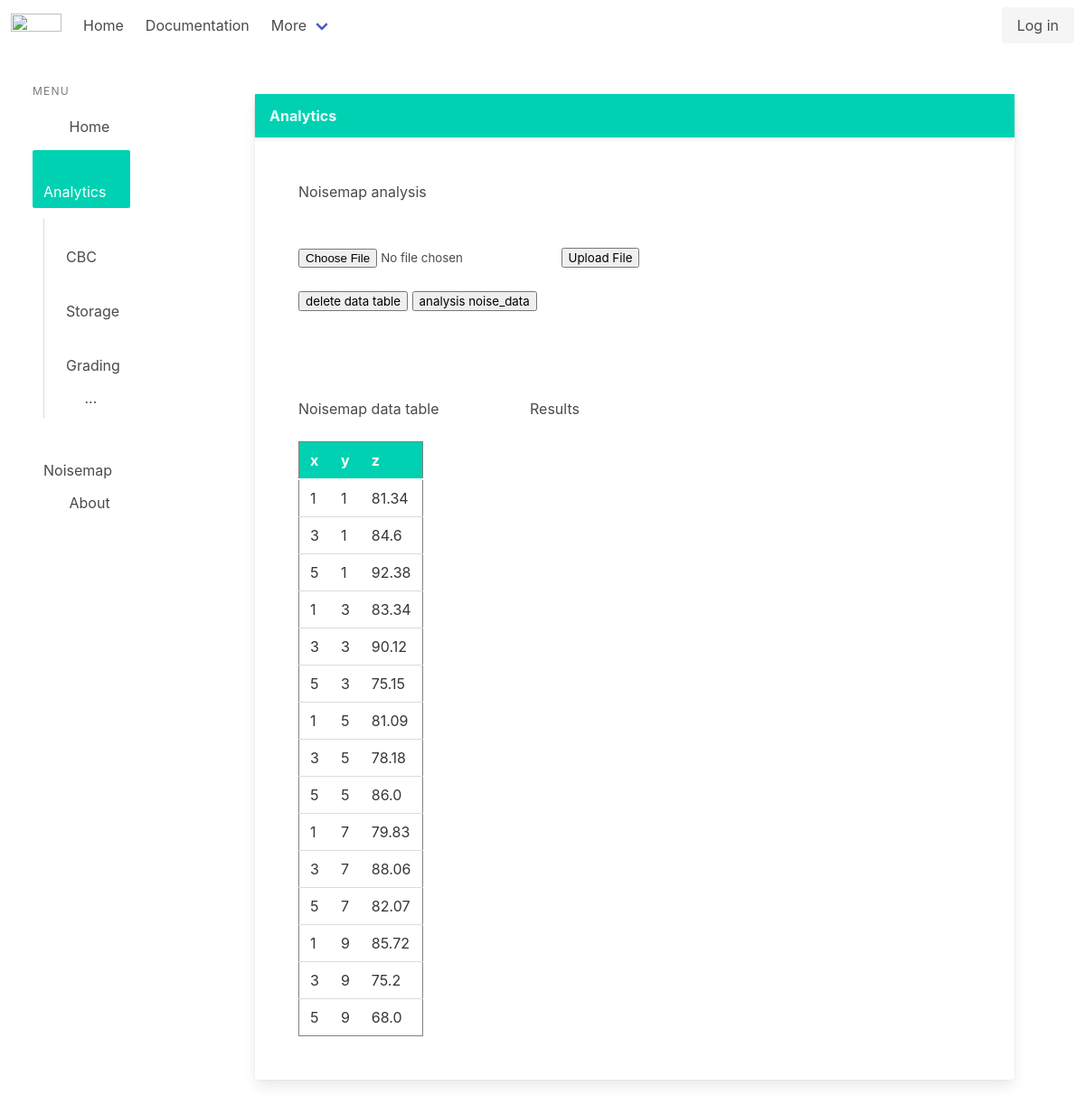
The app's page /noisemap/ with its own data.
### app_general/models.py (models this page shows)
class noisemap(models.Model):
    x = models.IntegerField()
    y = models.IntegerField()
    z = models.FloatField()

### app_general/views2.py (the view, shortened to what this page needs)
# urls.py: path('noisemap/',views2.noisemap_upload,name="noisemap"),
def noisemap_upload(request):
    data = serializers.serialize("python",noisemap.objects.all())
    return render(request, 'noisemap.html',context={'data':data})

### app_general/templates/noisemap.html (shortened to what this page needs)
{% extends 'templates.html' %}
{% block content %}
<div class="section">
    <div class="container">
        <h3>Noisemap analysis</h3>
        <br>
        <br>
        <form method="post" enctype="multipart/form-data">
            <input type="file" name="myfile">
            <button type="submit">Upload File</button>
        </form>
        <br>
        <a href="delete"><button>delete data table</button></a>
        <a href="{% url 'test' %}"><button>analysis noise_data</button></a>
    </div>
</div>
<div class="section">
    <div class="container">
        <div class="columns">
            <div class="column is -3">
                <table is-bordered class="table" border="1" cellpadding="3">
                    <h1>Noisemap data table </h1>
                    <thead>
                        <tr class="is-selected">
                            <th>x</th>
                            <th>y</th>
                            <th>z</th>
                        </tr>
                    </thead>
                    {% for instance in data %}
                    <tr>
                        <td>{{instance.fields.x}}</td>
                        <td>{{instance.fields.y}}</td>
                        <td>{{instance.fields.z}}</td>
                    </tr>
                    {% endfor %}
                    <br>
                </table>
            </div>
            <div class="column is-8">
                <h1>Results</h1>
            </div>
        </div>
    </div>
</div>
{% endblock %}

### app_general/templates/templates.html (shortened to what this page needs)
{% load static %}
<!DOCTYPE html>
<html lang='en' dir='ltr'>
<head>
    <link rel="stylesheet" href="https://cdn.jsdelivr.net/npm/bulma@0.9.4/css/bulma.min.css">
</head>
<body>
    <nav class="navbar" role="navigation" aria-label="main navigation">
        <div class="navbar-brand">
            <a class="navbar-item" href="https://bulma.io">
                <img src="https://cdn.shopify.com/s/files/1/0605/9730/5590/files/curelogoblue.png?v=1642362022"
                    width="56" height="14">
            </a>
        </div>
        <div id="navbarBasicExample" class="navbar-menu">
            <div class="navbar-start">
                <a class="navbar-item" href="{% url 'base' %}">
                    Home
                </a>
                <a class="navbar-item">
                    Documentation
                </a>
                <div class="navbar-item has-dropdown is-hoverable">
                    <a class="navbar-link">
                        More
                    </a>
                </div>
            </div>
            <div class="navbar-end">
                <div class="navbar-item">
                    <div class="buttons">
                        {% if user.is_authenticated %}
                        <a class="button is-light" href="{% url 'logout' %}">
                            Log out
                        </a>
                        {% else %}
                        <a class="button is-light" href="{% url 'login' %}">
                            Log in
                        </a>
                        {% endif %}
                    </div>
                </div>
            </div>
        </div>
    </nav>
</body>
</html>
<section class="main-content columns is-fullheight ">
    <aside class="column is-2 is-narrow-mobile is-fullheight section is-hidden-mobile">
        <p class="menu-label is-hidden-touch">MENU</p>
        <ul class="menu-list">
            <li>
                <a href="{% url 'base' %}" class=" ">
                    <span class="icon"></span> Home
                </a>
            </li>
            <li>
                <a href="#" class="is-active has-background-primary">
                    <span class="icon "></span> Analytics
                </a>
                <ul>
                    <li>
                        <a href="{% url 'upload' %}" class="">
                            <span class="icon is-small"></span> CBC
                        </a>
                    </li>
                    <li>
                        <a href="{% url 'uploadimages' %}">
                            <span class="icon is-small"></span> Storage
                        </a>
                    </li>
                    <li>
                        <a href="{% url 'grade' %}">
                            <span class="icon is-small"></span> Grading
                        </a>
                    </li>
                    <li>
                        <a href="#">
                            <span class="icon is-small"></span> ...
                        </a>
                    </li>
                </ul>
            </li>
            <li>
                <a href="{% url 'noisemap' %}" class="">
                    <span class="icon"></span> Noisemap
                </a>
            </li>
            <li>
                <a href="#" class="">
                    <span class="icon"></span> About
                </a>
            </li>
        </ul>
    </aside>
    <div class="container column is-30 ">
        <div class="section">
            <div class="card">
                <div class="card-header">
                    <p class="card-header-title has-background-primary has-text-primary-light ">Analytics</p>
                </div>
                {% block content %}{% endblock %}
            </div>
            <br />
        </div>
    </div>
</section>

### records on screen
noisemap: fields.z "81.34"
noisemap: fields.z "84.6"
noisemap: fields.z "92.38"
noisemap: fields.z "83.34"
noisemap: fields.z "90.12"
noisemap: fields.z "75.15"
noisemap: fields.z "81.09"
noisemap: fields.z "78.18"
noisemap: fields.z "86.0"
noisemap: fields.z "79.83"
noisemap: fields.z "88.06"
noisemap: fields.z "82.07"
noisemap: fields.z "85.72"
noisemap: fields.z "75.2"
noisemap: fields.z "68.0"

### other values on screen
{{ instance.fields.x }} "1" "3" "5" "1" "3" "5" "1" "3" "5" "1" "3" "5" "1" "3" "5"
{{ instance.fields.y }} "1" "1" "1" "3" "3" "3" "5" "5" "5" "7" "7" "7" "9" "9" "9"
